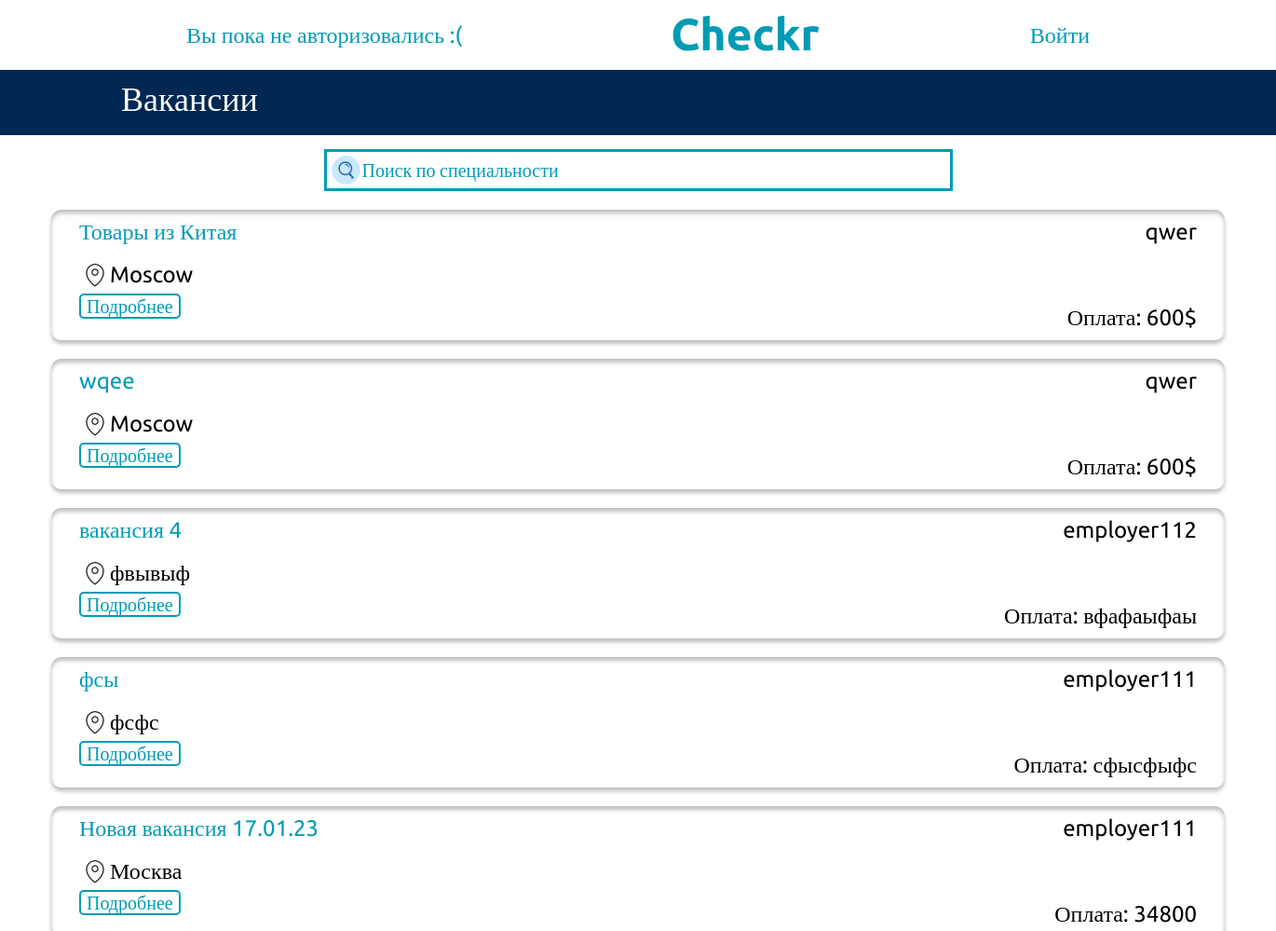
The app's page / (upper part), older data.
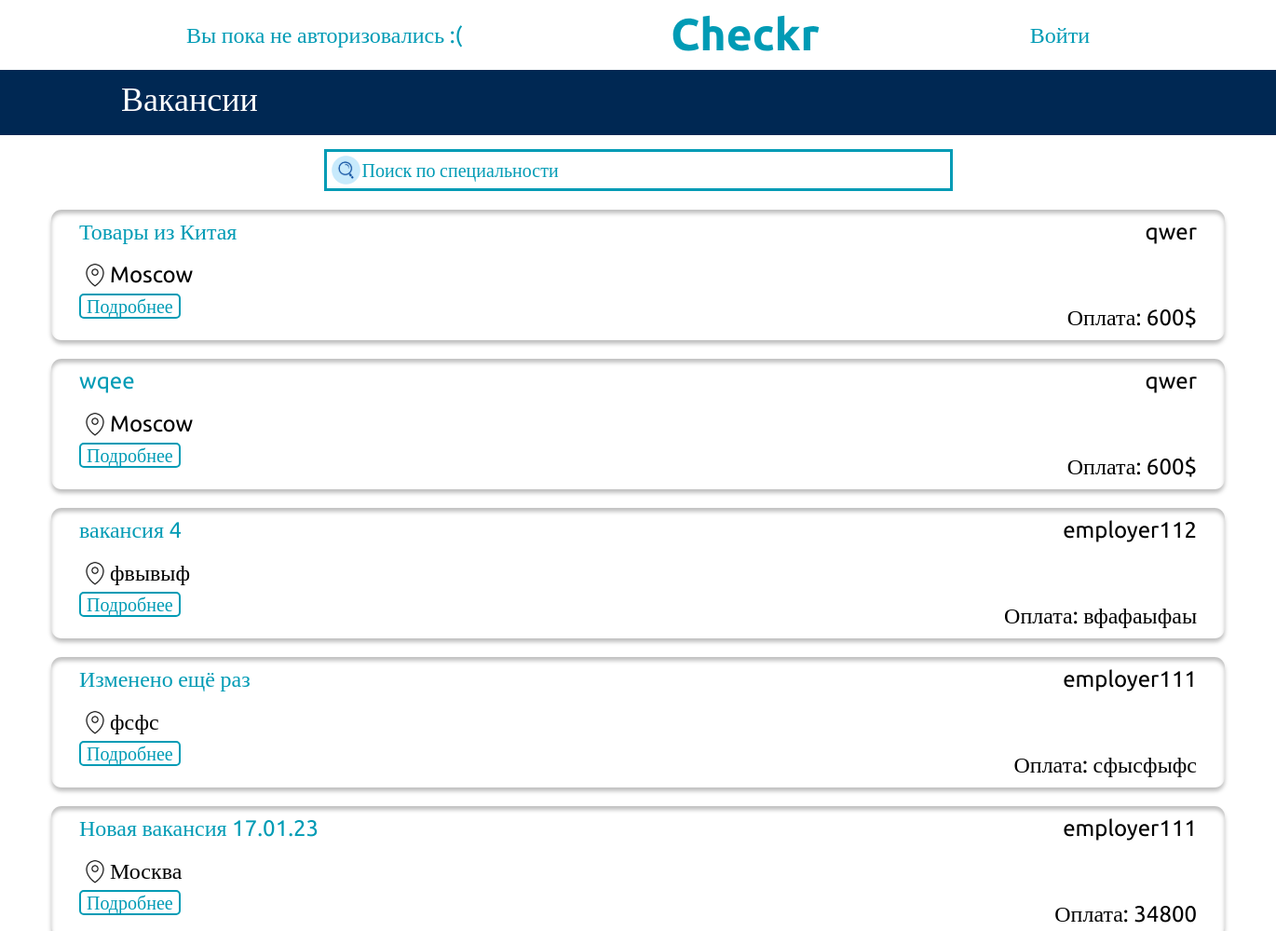
The same page, newer data.
### my_hh_app/models.py (models this page shows, shortened)
class Vacancies(models.Model):
    title = models.CharField("Title", max_length=200)
    location = models.CharField("Location", max_length=200)
    salary = models.CharField("salary", max_length=200)
    skills = models.ManyToManyField(Skills)
    author = models.ForeignKey(User, on_delete=models.SET_NULL, null=True)
    company_name = models.ForeignKey(Companies, on_delete=models.SET_NULL, null=True)
    description = models.TextField("description", default="")

class Companies(models.Model):
    company_name = models.CharField("company_name", max_length=200)
    author = models.ForeignKey(User, on_delete=models.SET_NULL, default="", null=True)
    foundation_data = models.DateField("foundation_data", default=datetime.datetime.now(), null=True)
    industry = models.CharField("industry", max_length=200, default="", null=True)
    strategy_description = models.TextField("Strategy_description", default="", null=True)
    def __str__(self):
        return self.company_name

### my_hh_app/views.py (the view)
# urls.py: path('', views.index,name='index'),
def index(request):
    resume = None
    vacancies = None
    if request.method == "POST":
        if "resumes_search" in request.POST and "vacancies_search" in request.POST:
            resume = Resume.objects.filter(spec__contains=request.POST.get("resumes_search", ""))
            vacancies = Vacancies.objects.filter(title__contains=request.POST.get("vacancies_search", ""))
        elif "vacancies_search" in request.POST:
            vacancies = Vacancies.objects.filter(title__contains=request.POST.get("vacancies_search", ""))
            resume = Resume.objects.all()
        elif "resumes_search" in request.POST:
            resume = Resume.objects.filter(spec__contains=request.POST.get("resumes_search", ""))
            vacancies = Vacancies.objects.all()
    else:
        resume = Resume.objects.all()
        vacancies = Vacancies.objects.all()
    skills = Skills.objects.all()
    context = {"resumes": resume, "vacancies": vacancies, "skills": skills, }
    return render(request, "my_hh_app/index.html", context)

### my_hh_app/templates/my_hh_app/index.html (shortened to what this page needs)
<!DOCTYPE html>
{% extends 'my_hh_app/base.html' %}
{% block content %}
  <section>
    <div class="vacancies__header">Вакансии </div>
    <div class="search__div">
      <form  class = "search__form" method="post" id="1">
      <input class="vacancies__search"  type="search" placeholder="Поиск по специальности" name="vacancies_search">
      </form>
    </div>
    {% for vacancy in vacancies %}
    <div class="vacancies__card">
      <div class="vacancies__card__div__1">
        <a class="vacancy__name" href="/vacancy_view/{{vacancy.id}}/0">{{vacancy.title}}</a>
        <a class="company__name" href="#"> {{vacancy.company_name}}</a>
      </div>
      <div class="vacancies__card__div__2">
        <span class="vacancies__city">{{vacancy.location}}</span>
      </div>
      <div class="vacancies__card__div__3">
        <a class="respond__btn" href="/vacancy_view/{{vacancy.id}}/0"> Подробнее </a>
        <span class="salary">Оплата: {{vacancy.salary}}</span>
      </div>
    </div>
    {% endfor %}
  </section>
</body>
</html>
{% endblock %}

Row changes from the older to the newer data that the page shows:
changed Vacancies "фсфс": title "фсы" → "Изменено ещё раз"
